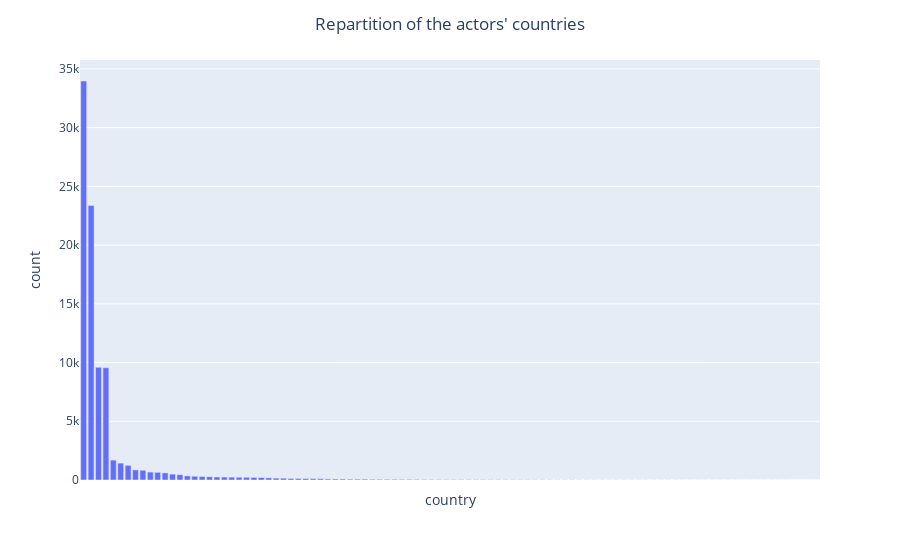

Source (notebook cell):
### Markdown cell above
In this first plot, we can see that 'Indian' is the most represented ethnicity. However, several ethnicities among the 10 most represented ones are actually coming from the USA, hence the necessity to group the ethnicities by country for a more accurate representation. We will also remove the year before 1908 and after 2010 because the low number of data from those years might false the results.

### Code cell
#ploting the distribution of actor's country
ps.plotCountryRepartition(df_ethnicities)

### Figure 1 — Plotly figure (JSON) as saved in the notebook; plotly's stock layout.template omitted (floating-point values rounded to 4 significant figures)
{"data": [{"alignmentgroup": "True", "hovertemplate": "x=%{x}<br>y=%{y}<extra></extra>", "legendgroup": "", "marker": {"color": "#636efa", "pattern": {"shape": ""}}, "name": "", "offsetgroup": "", "orientation": "v", "showlegend": false, "textposition": "auto", "type": "bar", "x": ["United States", "India", "United Kingdom", "Jewish people", "Ireland", "Italy", "France", "Sweden", "China", "Canada", "Germany", "Japan", "South Korea", "Spain", "Iran", "Australia", "Mexico", "Afghanistan", "Denmark", "Russia", "Puerto Rico", "Netherlands", "Sri Lanka", "New Zealand", "Greece", "Indigenous peoples of the Americas", "Philippines", "Ashkenazi Jews", "Norway", "Czech Republic", "Hungary", "Austria", "Taiwan", "Pakistan", "Armenia", "Buthan", "Switzerland", "Ghana", "Serbia", "Poland", "Argentina", "Polish Canadians", "Nigeria", "Israel", "Syrian Americans", "Belarus", "History of the Jews in Morocco', 'Moroccan Jews", "Indigenous Australians', 'Aboriginal Australians", "Croatia", "Belgium", "Trinidad and Tobago", "Indonesia", "Various African Nations", "South Africa", "Ukrainians", "Afro-Cuban", "Finland", "Portugal", "Bosnia", "Lebanon", "Morocco", "Bulgaria", "Venezuelans", "Latvia", "Albania", "Iceland", "Slovakia", "Cuba", "Vietnam", "Columbia", "Somalia", "Senegal", "Chile", "Egypt", "Laos", "Sudan", "Honduras", "مسح", "Brazil", "Uruguay", "Lithuania", "Chine", "Romania", "Muhajir', 'Muhajir diaspora", "Jamaica", "Great Britain", "Iroquois', 'Five Nations", "Saudi Arabia", "Bolivia", "Slovenia", "Palestine", "Algeria", "Inida", "Quebeckers', 'Québécois", "Estonia", "Kikuyu', 'Q25467191", "Madagascar", "Iraq", "Guyana", "Azerbaijan"], "xaxis": "x", "y": [33972, 23382, 9597, 9561, 1696, 1436, 1248, 862, 831, 674, 653, 605, 501, 458, 350, 317, 299, 280, 257, 249, 241, 236, 231, 222, 213, 184, 161, 153, 135, 133, 127, 119, 113, 90, 86, 82, 76, 74, 73, 63, 60, 59, 59, 56, 55, 53, 45, 40, 39, 37, 35, 34, 32, 31, 30, 28, 28, 26, 26, 24, 24, 23, 23, 20, 15, 15, 15, 13, 13, 12, 12, 12, 12, 11, 11, 11, 10, 9, 9, 9, 8, 7, 7, 6, 6, 5, 4, 3, 3, 2, 2, 2, 2, 2, 2, 2, 1, 1, 1, 1], "yaxis": "y"}], "layout": {"barmode": "relative", "legend": {"title": {}, "tracegroupgap": 0}, "margin": {"t": 60}, "showlegend": false, "title": {"text": "Repartition of the actors' countries", "x": 0.5}, "xaxis": {"anchor": "y", "domain": [0, 1], "showticklabels": false, "title": {"text": "country"}}, "yaxis": {"anchor": "x", "domain": [0, 1], "title": {"text": "count"}}}}
